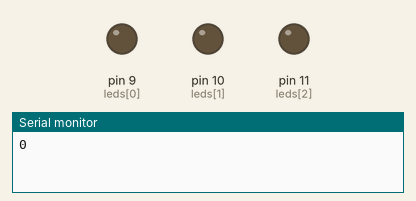
A sketch run on a simulated Arduino Uno, built with avr-gcc and run on an emulated ATmega328P. Shown: output pins drawn as LEDs (lit = HIGH), the last lines printed to the serial monitor.

Above: at 0.12 s.
At 0.61 s:
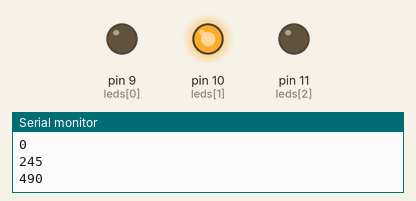
At 1.34 s:
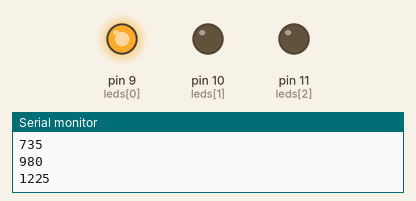
At 2.81 s:
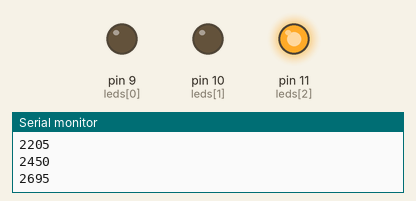
Timing chart, 0 to 3.1 s (numbered marks = the images above):
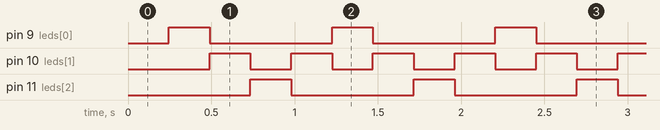

Measured:
- by itself, pin 9 (leds[0]), pin 11 (leds[2]): alternates HIGH for 0.24 s and LOW for 0.74 s
- by itself, pin 10 (leds[1]): alternates HIGH for 0.24 s and LOW for 0.24 s
- by itself, everything shown: repeats every 0.98 s, in 4 steps

The sketch:

potenciometro_array_de_leds.ino
```cpp
const byte leds[] = {9,10,11};
const byte ledDelay = 500;
byte direction = 1;
byte currentLed = 0;
unsigned long changeTime;

void setup() {
for(int i = 0; i <= 2;i++){ //laço de inicialização dos leds como saídas
pinMode(leds[i],OUTPUT);
}
changeTime = millis(); //retorna quantos ms desde que a execução começou
Serial.begin(9600);
Serial.println(changeTime);
}

void loop() {
if((millis() - changeTime) > ledDelay) {
changeLed();
changeTime = millis();
Serial.println(changeTime);
}
}

void changeLed() { //Função responsável por alterar o estado dos leds
for(int i = 0; i <= 2; i++){ //Apaga todos os leds
digitalWrite(leds[i],LOW);
}
digitalWrite(leds[currentLed], HIGH); //Acende apenas o led “da vez”
currentLed += direction;
if(currentLed == 2) { //Se o último led for alcançado, a direção deve mudar
direction = -1;
}
if(currentLed == 0) {//Se o primeiro led for alcançado, a direção deve mudar
direction = 1;
}
}
```
